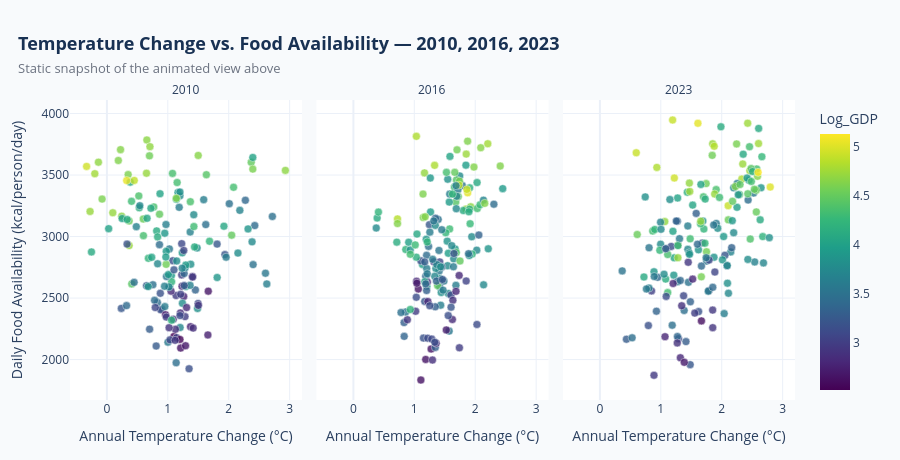

Notebook cell for this chart:
### Markdown cell above
**Static snapshot** (for PDF / slide export, where the animation above renders as a single frame):

### Code cell
# ==========================================================
# AQ2 - Static Snapshot (2010 / 2016 / 2023) for PDF/print export
# ==========================================================

aq2_snapshot = aq2_df[aq2_df["Year"].isin([2010, 2016, 2023])]

fig_static2 = px.scatter(
    aq2_snapshot,
    x="Temperature_Change",
    y="Calories_per_Capita",
    color="Log_GDP",
    facet_col="Year",
    hover_name="Country",
    range_color=[log_min, log_max],
    color_continuous_scale="Viridis",
    labels={
        "Temperature_Change": "Annual Temperature Change (°C)",
        "Calories_per_Capita": "Daily Food Availability (kcal/person/day)"
    }
)

fig_static2.update_traces(marker=dict(size=8, opacity=0.8, line=dict(width=0.5, color="white")))

fig_static2.update_layout(
    template="plotly_white",
    height=460,
    paper_bgcolor=BG,
    plot_bgcolor="white",
    title=dict(
        text="<b>Temperature Change vs. Food Availability — 2010, 2016, 2023</b>"
             "<br><span style='font-size:13px;color:#6B7280'>Static snapshot of the animated view above</span>",
        x=0.02, font=dict(size=18, color=COLOR_NAVY)
    ),
    margin=dict(l=70, r=40, t=100, b=60)
)
fig_static2.for_each_annotation(lambda a: a.update(text=a.text.split("=")[-1]))

fig_static2.show(config={"displayModeBar": False})

### Figure 1 — Plotly figure (JSON) as saved in the notebook; plotly's stock layout.template omitted (floating-point values rounded to 4 significant figures; data arrays with more than 128 entries replaced by an {"elided": "..."} marker saying what was removed)
{"data": [{"hovertemplate": "<b>%{hovertext}</b><br><br>Year=2010<br>Annual Temperature Change (°C)=%{x}<br>Daily Food Availability (kcal/person/day)=%{y}<br>Log_GDP=%{marker.color}<extra></extra>", "hovertext": {"elided": "164 str values"}, "legendgroup": "", "marker": {"color": {"elided": "164 float values"}, "coloraxis": "coloraxis", "line": {"color": "white", "width": 0.5}, "opacity": 0.8, "size": 8, "symbol": "circle"}, "mode": "markers", "name": "", "orientation": "v", "showlegend": false, "type": "scatter", "x": {"elided": "164 float values"}, "xaxis": "x", "y": {"elided": "164 float values"}, "yaxis": "y"}, {"hovertemplate": "<b>%{hovertext}</b><br><br>Year=2016<br>Annual Temperature Change (°C)=%{x}<br>Daily Food Availability (kcal/person/day)=%{y}<br>Log_GDP=%{marker.color}<extra></extra>", "hovertext": {"elided": "165 str values"}, "legendgroup": "", "marker": {"color": {"elided": "165 float values"}, "coloraxis": "coloraxis", "line": {"color": "white", "width": 0.5}, "opacity": 0.8, "size": 8, "symbol": "circle"}, "mode": "markers", "name": "", "orientation": "v", "showlegend": false, "type": "scatter", "x": {"elided": "165 float values"}, "xaxis": "x2", "y": {"elided": "165 float values"}, "yaxis": "y2"}, {"hovertemplate": "<b>%{hovertext}</b><br><br>Year=2023<br>Annual Temperature Change (°C)=%{x}<br>Daily Food Availability (kcal/person/day)=%{y}<br>Log_GDP=%{marker.color}<extra></extra>", "hovertext": {"elided": "170 str values"}, "legendgroup": "", "marker": {"color": {"elided": "170 float values"}, "coloraxis": "coloraxis", "line": {"color": "white", "width": 0.5}, "opacity": 0.8, "size": 8, "symbol": "circle"}, "mode": "markers", "name": "", "orientation": "v", "showlegend": false, "type": "scatter", "x": {"elided": "170 float values"}, "xaxis": "x3", "y": {"elided": "170 float values"}, "yaxis": "y3"}], "layout": {"annotations": [{"font": {}, "showarrow": false, "text": "2010", "x": 0.16, "xanchor": "center", "xref": "paper", "y": 1, "yanchor": "bottom", "yref": "paper"}, {"font": {}, "showarrow": false, "text": "2016", "x": 0.5, "xanchor": "center", "xref": "paper", "y": 1, "yanchor": "bottom", "yref": "paper"}, {"font": {}, "showarrow": false, "text": "2023", "x": 0.84, "xanchor": "center", "xref": "paper", "y": 1, "yanchor": "bottom", "yref": "paper"}], "coloraxis": {"cmax": 5.13, "cmin": 2.519, "colorbar": {"title": {"text": "Log_GDP"}}, "colorscale": [[0, "#440154"], [0.1111, "#482878"], [0.2222, "#3e4989"], [0.3333, "#31688e"], [0.4444, "#26828e"], [0.5556, "#1f9e89"], [0.6667, "#35b779"], [0.7778, "#6ece58"], [0.8889, "#b5de2b"], [1, "#fde725"]]}, "height": 460, "legend": {"tracegroupgap": 0}, "margin": {"b": 60, "l": 70, "r": 40, "t": 100}, "paper_bgcolor": "#F8FAFC", "plot_bgcolor": "white", "title": {"font": {"color": "#183153", "size": 18}, "text": "<b>Temperature Change vs. Food Availability — 2010, 2016, 2023</b><br><span style='font-size:13px;color:#6B7280'>Static snapshot of the animated view above</span>", "x": 0.02}, "xaxis": {"anchor": "y", "domain": [0, 0.32], "title": {"text": "Annual Temperature Change (°C)"}}, "xaxis2": {"anchor": "y2", "domain": [0.34, 0.66], "matches": "x", "title": {"text": "Annual Temperature Change (°C)"}}, "xaxis3": {"anchor": "y3", "domain": [0.68, 1.0], "matches": "x", "title": {"text": "Annual Temperature Change (°C)"}}, "yaxis": {"anchor": "x", "domain": [0, 1], "title": {"text": "Daily Food Availability (kcal/person/day)"}}, "yaxis2": {"anchor": "x2", "domain": [0, 1], "matches": "y", "showticklabels": false}, "yaxis3": {"anchor": "x3", "domain": [0, 1], "matches": "y", "showticklabels": false}}}
